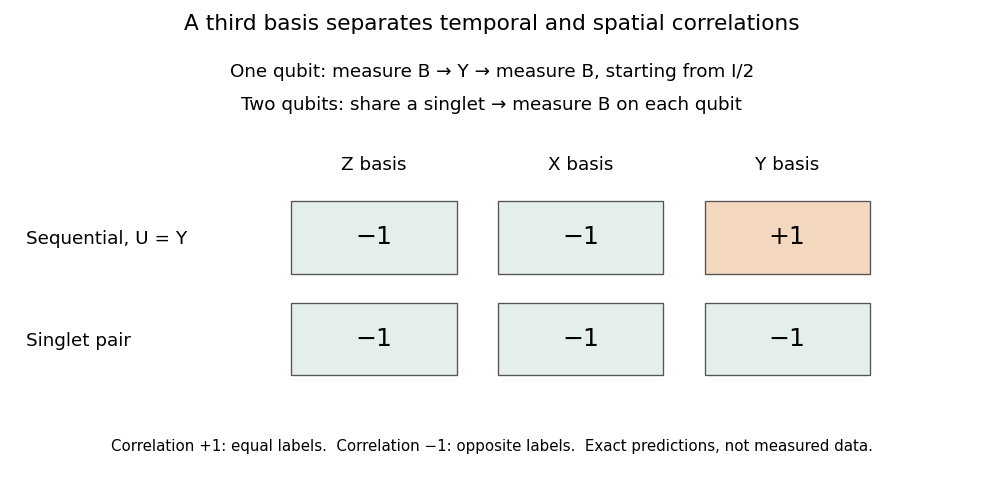

Here is the Python script that generated this plot:
"""Exact model correlations; Python 3.14, NumPy 2.3.5, Matplotlib 3.10.7.

Write an opaque PNG to CWD. Values are computed, not experimental data.
"""
from pathlib import Path

import matplotlib

matplotlib.use("Agg")
import matplotlib.pyplot as plt
from matplotlib.patches import Rectangle
import numpy as np


def main():
    x = np.array([[0, 1], [1, 0]], dtype=complex)
    y = np.array([[0, -1j], [1j, 0]], dtype=complex)
    z = np.diag([1, -1]).astype(complex)
    singlet = np.array([0, 1, -1, 0], dtype=complex) / np.sqrt(2)
    sequential = [np.trace(p @ y @ p @ y.conj().T).real / 2 for p in [z, x, y]]
    spatial = [np.vdot(singlet, np.kron(p, p) @ singlet).real for p in [z, x, y]]
    fig, ax = plt.subplots(figsize=(8.2, 4.0), dpi=120, facecolor="white")
    fig.subplots_adjust(left=0.02, right=0.98, top=0.7, bottom=0.16)
    ax.set_xlim(0, 8)
    ax.set_ylim(0, 2.5)
    ax.axis("off")
    fig.suptitle("A third basis separates temporal and spatial correlations", fontsize=13, y=0.97)
    fig.text(0.5, 0.84, "One qubit: measure B → Y → measure B, starting from I/2", ha="center", fontsize=11)
    fig.text(0.5, 0.77, "Two qubits: share a singlet → measure B on each qubit", ha="center", fontsize=11)
    for j, label in enumerate(["Z basis", "X basis", "Y basis"]):
        ax.text(3.0 + j * 1.75, 2.25, label, ha="center", fontsize=11)
    for i, (label, values) in enumerate([("Sequential, U = Y", sequential), ("Singlet pair", spatial)]):
        cy = 1.25 - 0.98 * i
        ax.text(0.05, cy + 0.33, label, fontsize=11, va="center")
        for j, value in enumerate(values):
            left = 2.3 + 1.75 * j
            color = "#e5efe9" if value < 0 else "#f3d7bf"
            ax.add_patch(Rectangle((left, cy), 1.4, 0.7, facecolor=color, edgecolor="#555555", linewidth=0.8))
            ax.text(left + 0.7, cy + 0.35, "−1" if value < 0 else "+1", ha="center", va="center", fontsize=15)
    fig.text(0.5, 0.06, "Correlation +1: equal labels.  Correlation −1: opposite labels.  Exact predictions, not measured data.", ha="center", fontsize=9)
    fig.savefig(Path.cwd() / (Path(__file__).stem + ".png"), facecolor="white", transparent=False)
    plt.close(fig)


if __name__ == "__main__":
    main()
